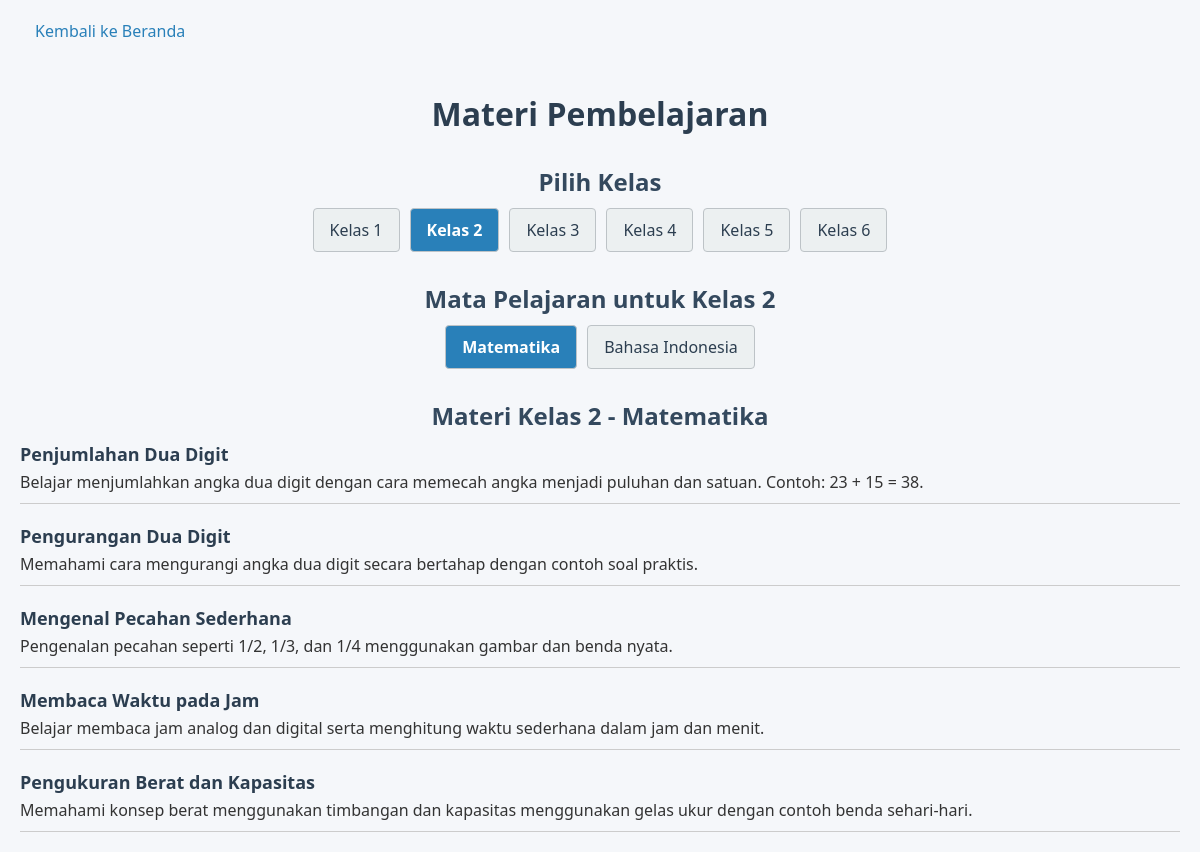
The app's page /materi.php?kelas=2&mapel=Matematika (signed in) with its own data.
### tables this page shows
CREATE TABLE `materi` (
  `id` int(11) NOT NULL,
  `kelas` int(11) NOT NULL,
  `mapel` varchar(50) NOT NULL,
  `judul` varchar(255) NOT NULL,
  `konten` text NOT NULL
);

### materi.php (the view, shortened to what this page needs)
<?php
include 'db.php';
$kelas = isset($_GET['kelas']) ? (int)$_GET['kelas'] : 0;
$mapel = isset($_GET['mapel']) ? $_GET['mapel'] : '';
?>
<!DOCTYPE html>
<html>
<head>
  <link rel="stylesheet" href="style.css">
</head>
<body class="body-materi">
<a href="index.php" class="back">Kembali ke Beranda</a>
<h1 class="judul-halaman">Materi Pembelajaran</h1>
<section class="section-kelas">
  <h2 class="judul-subbagian">Pilih Kelas</h2>
  <div class="menu-kelas">
    <?php for ($i = 1; $i <= 6; $i++): ?>
      <a href="materi.php?kelas=<?= $i ?>" class="btn-kelas <?= ($kelas == $i) ? 'aktif' : '' ?>">Kelas <?= $i ?></a>
    <?php endfor; ?>
  </div>
</section>
<?php if ($kelas): ?>
  <section class="section-mapel">
    <h2 class="judul-subbagian">Mata Pelajaran untuk Kelas <?= $kelas ?></h2>
    <div class="menu-mapel">
      <?php
      $result_mapel = mysqli_query($conn, "SELECT DISTINCT mapel FROM materi WHERE kelas = $kelas");
      while ($m = mysqli_fetch_assoc($result_mapel)):
      ?>
        <a href="materi.php?kelas=<?= $kelas ?>&mapel=<?= urlencode($m['mapel']) ?>" class="btn-mapel <?= ($mapel == $m['mapel']) ? 'aktif' : '' ?>">
          <?= htmlspecialchars($m['mapel']) ?>
        </a>
      <?php endwhile; ?>
    </div>
  </section>
<?php endif; ?>
<?php if ($kelas && $mapel): ?>
  <section class="section-materi">
    <h2 class="judul-subbagian">Materi Kelas <?= $kelas ?> - <?= htmlspecialchars($mapel) ?></h2>
    <?php
    $result_materi = mysqli_query($conn, "SELECT * FROM materi WHERE kelas = $kelas AND mapel = '$mapel'");
    if (mysqli_num_rows($result_materi) == 0): ?>
      <p class="pesan-tidak-ada">Tidak ada materi tersedia.</p>
    <?php else: ?>
      <ul class="daftar-materi">
        <?php while ($row = mysqli_fetch_assoc($result_materi)): ?>
          <li class="item-materi">
            <strong class="judul-materi"><?= htmlspecialchars($row['judul']) ?></strong><br>
            <div class="konten-materi"><?= nl2br(htmlspecialchars($row['konten'])) ?></div>
          </li>
        <?php endwhile; ?>
      </ul>
    <?php endif; ?>
  </section>
<?php endif; ?>
</body>
</html>

### style.css (style rules this page uses)
body { font-family: Arial, sans-serif; background-color: #f0f8ff; margin: 0; padding: 0; }
h2 { text-align: center; margin-bottom: 20px; color: #333; }
body.body-materi { font-family: 'Segoe UI', sans-serif; background-color: #f5f7fa; margin: 0; padding: 0 20px; color: #333; }
h1.judul-halaman { text-align: center; color: #2c3e50; margin-top: 30px; margin-bottom: 10px; }
h2.judul-subbagian { margin-top: 30px; margin-bottom: 10px; color: #34495e; }
.menu-kelas, .menu-mapel { display: flex; justify-content: center; flex-wrap: wrap; gap: 10px; margin-bottom: 20px; }
.btn-kelas, .btn-mapel { padding: 10px 16px; background-color: #ecf0f1; color: #2c3e50; text-decoration: none; border-radius: 4px; border: 1px solid #bdc3c7; transition: background-color 0.3s, color 0.3s; }
.aktif { background-color: #2980b9; color: white !important; font-weight: bold; }
.daftar-materi { list-style: none; padding-left: 0; margin: 0; }
.item-materi { margin-bottom: 20px; padding-bottom: 10px; border-bottom: 1px solid #ccc; }
.judul-materi { font-size: 18px; color: #2c3e50; }
.konten-materi { margin-top: 5px; white-space: pre-wrap; }
.back { text-decoration: none; background-color: transparent; color: #2980b9; padding: 10px 15px; margin: 10px 0; border: none; border-radius: 5px; display: inline-block; text-align: center; }

### records on screen
materi: judul "Penjumlahan Dua Digit", konten "Belajar menjumlahkan angka dua digit dengan cara memecah angka menjadi puluhan dan satuan. Contoh: 23 + 15 = 38."
materi: judul "Pengurangan Dua Digit", konten "Memahami cara mengurangi angka dua digit secara bertahap dengan contoh soal praktis."
materi: judul "Mengenal Pecahan Sederhana", konten "Pengenalan pecahan seperti 1/2, 1/3, dan 1/4 menggunakan gambar dan benda nyata."
materi: judul "Membaca Waktu pada Jam", konten "Belajar membaca jam analog dan digital serta menghitung waktu sederhana dalam jam dan menit."
materi: judul "Pengukuran Berat dan Kapasitas", konten "Memahami konsep berat menggunakan timbangan dan kapasitas menggunakan gelas ukur dengan contoh benda sehari-hari."

### other values on screen
$kelas "2"
$m['mapel'] "Matematika"
$m['mapel'] "Bahasa Indonesia"
$mapel "Matematika"
